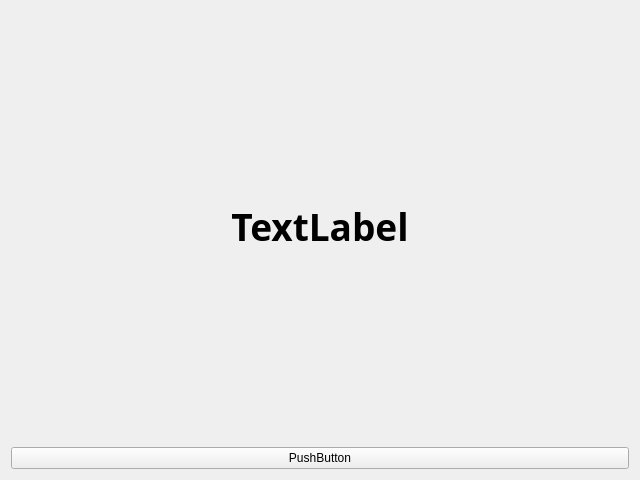
<?xml version="1.0" encoding="UTF-8"?>
<ui version="4.0">
 <class>Form</class>
 <widget class="QWidget" name="Form">
  <property name="geometry">
   <rect>
    <x>0</x>
    <y>0</y>
    <width>640</width>
    <height>480</height>
   </rect>
  </property>
  <property name="windowTitle">
   <string>Form</string>
  </property>
  <layout class="QVBoxLayout" name="verticalLayout">
   <item>
    <widget class="QLabel" name="label">
     <property name="font">
      <font>
       <family>Rockwell Extra Bold</family>
       <pointsize>28</pointsize>
       <bold>true</bold>
      </font>
     </property>
     <property name="text">
      <string>TextLabel</string>
     </property>
     <property name="alignment">
      <set>Qt::AlignCenter</set>
     </property>
    </widget>
   </item>
   <item>
    <widget class="QPushButton" name="Test">
     <property name="text">
      <string>PushButton</string>
     </property>
    </widget>
   </item>
  </layout>
 </widget>
 <resources/>
 <connections/>
</ui>
